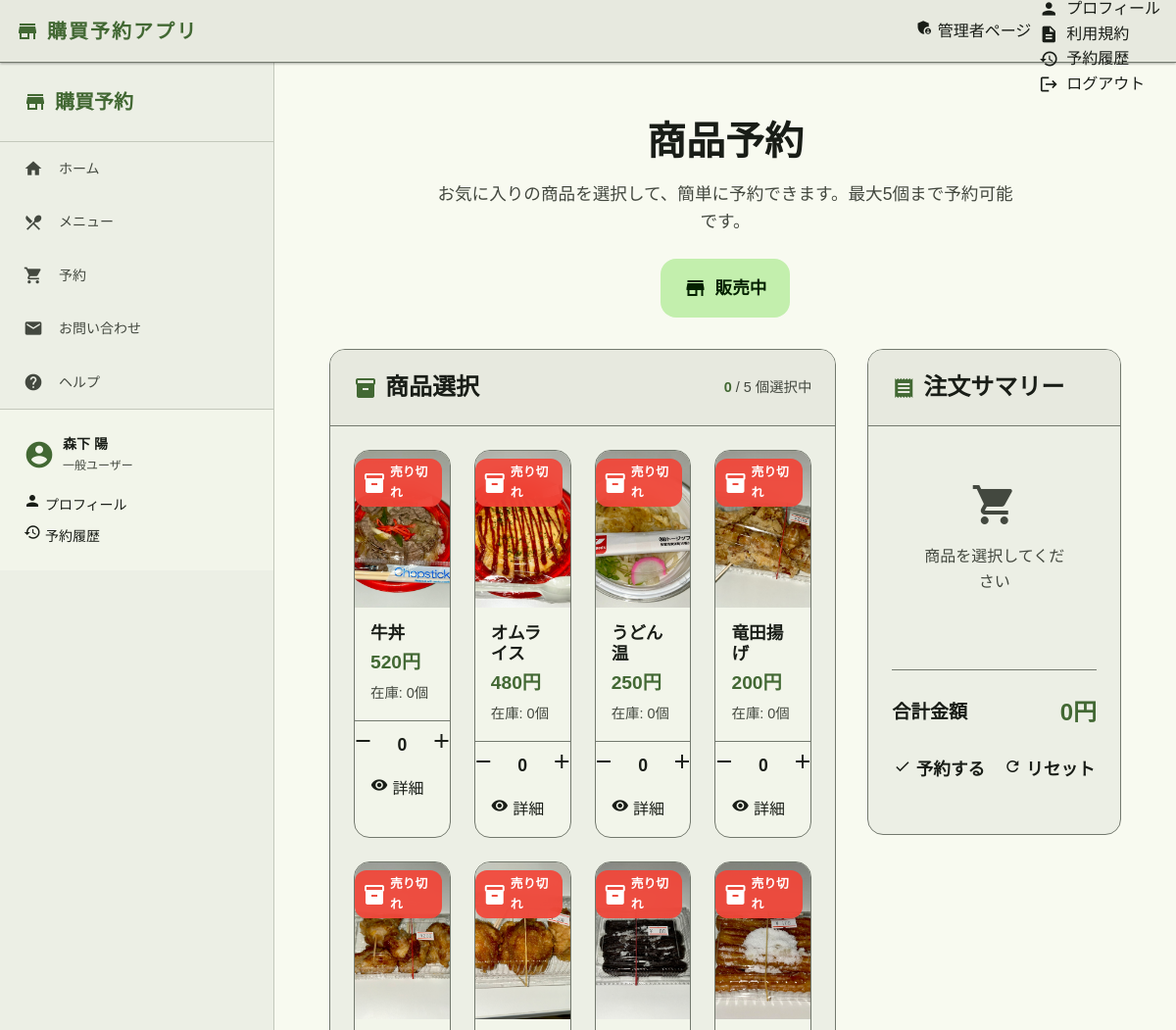
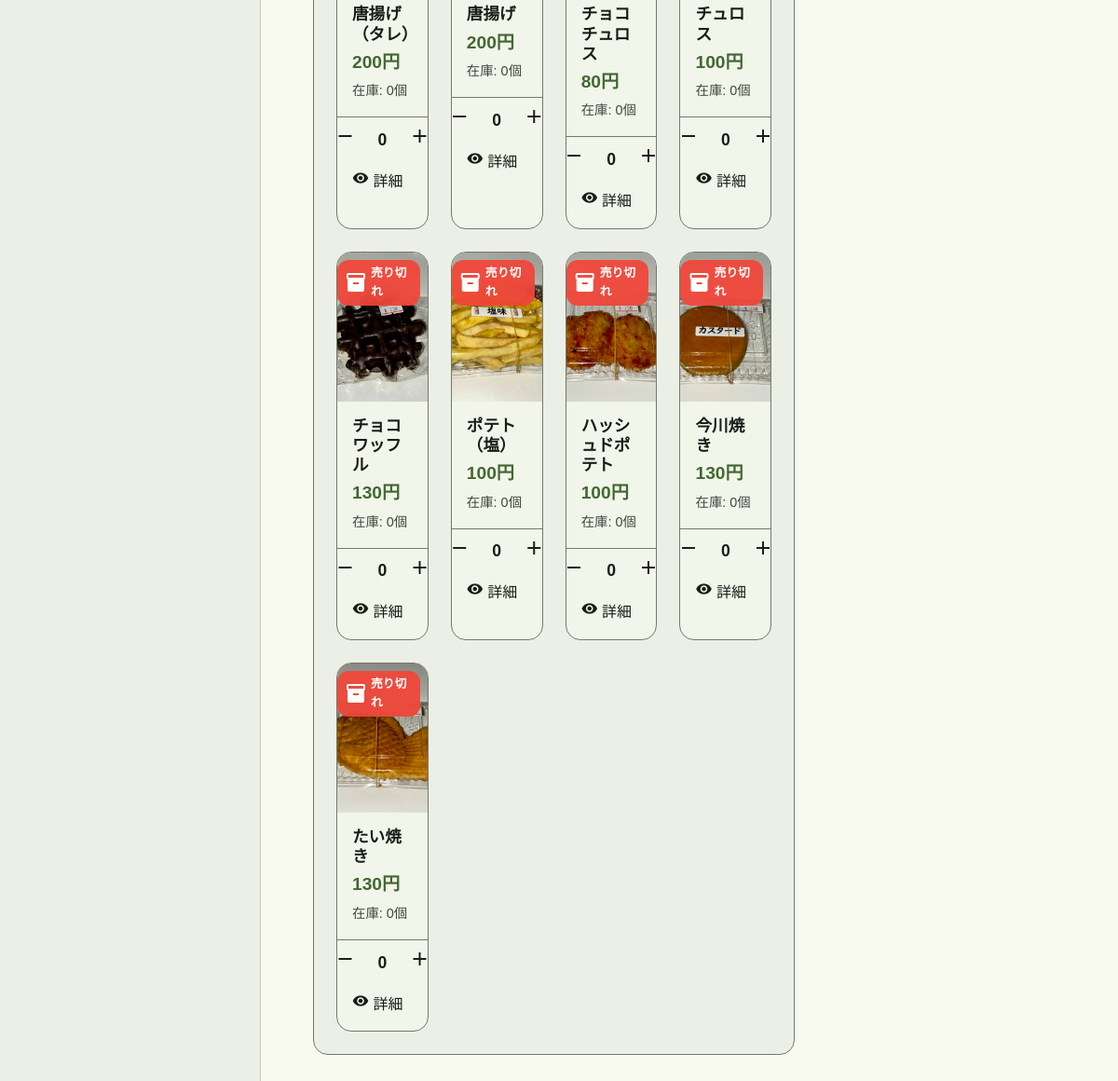
Screenshot of /reserve (signed in) with the database file from the repository (2 pictures, top to bottom).
### kobuy_app/models/models.py (models this page shows, shortened)
class User(UserMixin, db.Model):
    __tablename__ = 'user'
    id = db.Column(db.Integer, primary_key=True)
    lastname = db.Column(db.String, nullable=False)
    firstname = db.Column(db.String, nullable=False)
    email = db.Column(db.String, nullable=False, unique=True)
    grade = db.Column(db.Integer, nullable=False)
    cls = db.Column(db.Integer, nullable=False)
    num = db.Column(db.Integer, nullable=False)
    password_hash = db.Column(db.String, nullable=False)
    roles = db.relationship('Role', secondary=roles_users, backref=db.backref('users', lazy='dynamic'))

class Stock(db.Model):
    __tablename__ = 'stock'
    id = db.Column(db.Integer, db.ForeignKey('menu.id'), primary_key=True)
    today_stock_limit = db.Column(db.Integer)
    today_stock = db.Column(db.Integer)
    menu_item = db.relationship('Menu', foreign_keys=[id])

class Menu(db.Model):
    __tablename__ = 'menu'
    id = db.Column(db.Integer, primary_key=True)
    orders = db.Column(db.Integer, nullable=False, default=0)
    productname = db.Column(db.String(255))
    price = db.Column(db.String(255))
    buy_cnt = db.Column(db.Integer) # 購入された回数
    explanation = db.Column(db.String(255))
    product_image = db.Column(db.String(255))
    category_id = db.Column(db.Integer, db.ForeignKey('menu_category.id'))

### kobuy_app/views.py (the view, shortened to what this page needs)
@app.route("/reserve", methods = ["GET", "POST"])
@login_required
@rule_required
def reserve():
    data = current_webdata("予約ページ")
    menu_items = Menu.query.order_by(Menu.orders).all()
    menu_stock = Stock.query.all()
    menu_category = Menu_category.query.all()
    sale_state = Sale_state.query.filter_by(id=0).first()
    form = ReserveForm()
    if request.method == "GET":
        return render_template("main/reserve.html", data=data, menu_items=menu_items, menu_stock=menu_stock,form=form, sale_state = sale_state, menu_categories = menu_category)

### kobuy_app/__init__.py (called while the page is built)
@login_manager.user_loader
def load_user(user_id):
    return User.query.get(int(user_id))

def login_required(func):
    @wraps(func)
    def decorated_view(*args, **kwargs):
        if request.method in EXEMPT_METHODS or current_app.config.get("LOGIN_DISABLED"):
            pass
        elif not current_user.is_authenticated:
            flash("このページにアクセスするにはログインしてください", "error")
            return current_app.login_manager.unauthorized()
        if callable(getattr(current_app, "ensure_sync", None)):
            return current_app.ensure_sync(func)(*args, **kwargs)
        return func(*args, **kwargs)
    return decorated_view

def rule_required(r):
    @wraps(r)  # デコレーターを適切に扱うためのラッパー
    def decorated_fnc(*args, **kwargs):
        agt = Agreement.query.filter_by(user_id=current_user.id).first()
        if not agt or not agt.agreed:
            return redirect(url_for('rule'))
        return r(*args, **kwargs)  # 元の関数を呼び出す
    return decorated_fnc

### kobuy_app/models/models.py (called while the page is built)
    def __repr__(self):
        return f'<Role {self.name}>'

### kobuy_app/views.py (called while the page is built, shortened)
def current_webdata(webtitle: str) -> dict:
    if current_user.is_authenticated:
        data = {
            "webtitle": webtitle,
            "current_user_id": current_user.id,
            "current_user_email": current_user.email,
            "current_user_lastname": current_user.lastname,
            "current_user_firstname": current_user.firstname,
            "current_user_grade": current_user.grade,
            "current_user_cls": current_user.cls,
            "current_user_num": current_user.num,
            "role": str(current_user.roles)
        }
    return data

### kobuy_app/templates/main/reserve.html (shortened to what this page needs)
{% extends "layout.html" %}
{% block content %}
<div class="reserve-container fade-in">
    <section class="reserve-header">
        <div class="header-content">
            <h1 class="page-heading">商品予約</h1>
            <p class="page-description">
                お気に入りの商品を選択して、簡単に予約できます。最大5個まで予約可能です。
            </p>
        </div>
        <div class="sale-status-card">
            {% if sale_state.state == 1 %}
                <div class="status-indicator active">
                    <span class="material-icons">store</span>
                    <span>販売中</span>
                </div>
            {% else %}
                <div class="status-indicator inactive">
                    <span class="material-icons">store_off</span>
                    <span>販売停止中</span>
                </div>
            {% endif %}
        </div>
    </section>
    <div class="reserve-content">
        <section class="product-section">
            <div class="section-header">
                <h2 class="section-title">
                    <span class="material-icons">inventory</span>
                    商品選択
                </h2>
                <div class="selection-info">
                    <span class="selected-count">0</span> / 5 個選択中
                </div>
            </div>
            <form class="reserve-form" id="reserveForm" method="POST" action="">
                <div class="product-grid">
                {% for menu_item in menu_items %}
                {% for menu_stock in menu_stock %}
                {% if menu_item.id == menu_stock.id %}
                    <div class="product-card" data-id="{{ menu_item.id }}" data-category="{{ menu_item.category_id }}">
                        <div class="product-image">
                        {% if menu_item.product_image %}
                                <img src="{{ url_for('static', filename=menu_item.product_image) }}"
                                     alt="{{ menu_item.productname }}"
                                     class="product-img">
                            {% else %}
                                <div class="no-image">
                                    <span class="material-icons">restaurant</span>
                                </div>
                            {% endif %}
                            {% if menu_stock.today_stock > 0 %}
                                <div class="stock-badge available">
                                    <span class="material-icons">inventory</span>
                                    {{ menu_stock.today_stock }}個
                                </div>
                        {% else %}
                                <div class="stock-badge unavailable">
                                    <span class="material-icons">inventory_2</span>
                                    売り切れ
                                </div>
                        {% endif %}
                    </div>
                        <div class="product-info">
                            <h3 class="product-name">{{ menu_item.productname }}</h3>
                            <div class="product-price" id="r_i_price_{{ menu_item.id }}">{{ menu_item.price }}円</div>
                            <div class="product-stock">
                                在庫: {{ menu_stock.today_stock }}個
                            </div>
                    </div>
                        <div class="quantity-controls">
                            <md-filled-tonal-icon-button
                                id="r_i_decrement_{{ menu_item.id }}"
                                type="button"
                                {% if menu_stock.today_stock <= 0 %}disabled{% endif %}>
                            <span class="material-icons">remove</span>
                        </md-filled-tonal-icon-button>
                            <div class="quantity-display">
                                <span id="r_i_cnt_{{ menu_item.id }}">0</span>
                            </div>
                            <md-filled-tonal-icon-button
                                id="r_i_increment_{{ menu_item.id }}"
                                type="button"
                                {% if menu_stock.today_stock <= 0 %}disabled{% endif %}>
                            <span class="material-icons">add</span>
                        </md-filled-tonal-icon-button>
                        </div>
                        <div class="product-actions">
                            <md-outlined-button
                                id="product_detail_{{ menu_item.id }}"
                                type="button"
                                data-id="{{ menu_item.id }}"
                                class="detail-btn">
                                <span slot="icon" class="material-icons">visibility</span>
                                詳細
                            </md-outlined-button>
                        </div>
                </div>
                {% endif %}
                {% endfor %}
                {% endfor %}
            </div>
        </form>
        </section>
        <section class="order-summary">
            <div class="summary-header">
                <h2 class="section-title">
                    <span class="material-icons">receipt</span>
                    注文サマリー
                </h2>
            </div>
            <div class="summary-content">
                <div class="selected-items" id="selectedItems">
                </div>
                <div class="total-section">
                    <div class="total-row">
                        <span>合計金額</span>
                        <span class="total-price">
                            <span id="total_price">0</span>円
                        </span>
        </div>
    </div>
                <div class="reserve-actions">
                    <div class="action-buttons">
                        <md-filled-button
                            type="button"
                            id="reserve_button"
                            class="reserve-btn"
                            {% if sale_state.state != 1 %}disabled{% endif %}>
                            <span slot="icon" class="material-icons">check</span>
                            予約する
                        </md-filled-button>
                        <md-outlined-button
                            type="button"
                            id="reset_button"
                            class="reset-btn">
                            <span slot="icon" class="material-icons">refresh</span>
                            リセット
                        </md-outlined-button>
                    </div>
        </div>
            </div>
        </section>
    </div>
</div>
{% endblock %}

### kobuy_app/templates/layout.html (shortened to what this page needs)
<!DOCTYPE html>
<html lang="ja">
<head>
    <link href="https://cdn.jsdelivr.net/npm/bootstrap@5.0.2/dist/css/bootstrap.min.css" rel="stylesheet">
    <link rel="stylesheet" type="text/css" href="{{ url_for('static', filename='css/style.css') }}" />
</head>
<body class="noto-sans-jp-regular">
    <header class="app-header">
        <div class="header-container">
            <div class="header-brand">
                <div class="header-title">
                    <span class="material-icons brand-icon">store</span>
                    <span class="brand-text">購買予約アプリ</span>
                </div>
            </div>
            <div class="header-actions">
                {% if current_user.is_authenticated %}
                    {% if data.role == "[<Role admin>]" %}
                        <md-filled-tonal-button href="/admin" class="header-btn admin-btn">
                            <span slot="icon" class="material-icons">admin_panel_settings</span>
                            <span class="btn-text">管理者ページ</span>
                        </md-filled-tonal-button>
                    {% endif %}
                    <div class="user-menu">
                        <md-menu id="user-menu" anchor="user-menu-anchor">
                            <md-menu-item href="/profile">
                                <div slot="headline">
                                    <span class="material-icons">person</span>
                                    プロフィール
                                </div>
                            </md-menu-item>
                            <md-menu-item href="/rule">
                                <div slot="headline">
                                    <span class="material-icons">description</span>
                                    利用規約
                                </div>
                            </md-menu-item>
                            <md-menu-item href="/my_reserved_list">
                                <div slot="headline">
                                    <span class="material-icons">history</span>
                                    予約履歴
                                </div>
                            </md-menu-item>
                            <md-menu-item href="/logout">
                                <div slot="headline">
                                    <span class="material-icons">logout</span>
                                    ログアウト
                                </div>
                            </md-menu-item>
                        </md-menu>
                    </div>
                {% endif %}
            </div>
        </div>
    </header>
    <div class="desktop-layout">
        <nav class="desktop-sidebar only-desktop" id="desktopSidebar" aria-label="デスクトップナビゲーション">
            <div class="sidebar-header">
                <div class="sidebar-brand">
                    <span class="material-icons">store</span>
                    <span class="sidebar-title">購買予約</span>
                </div>
            </div>
            <ul class="sidebar-nav">
                <li class="sidebar-item {% if request.path == '/' %}active{% endif %}">
                    <a class="sidebar-link" href="/" aria-label="ホームページ">
                        <span class="material-icons">home</span>
                        <span class="sidebar-text">ホーム</span>
                    </a>
                </li>
                <li class="sidebar-item {% if request.path == '/menu' %}active{% endif %}">
                    <a class="sidebar-link" href="/menu" aria-label="メニューページ">
                        <span class="material-icons">restaurant_menu</span>
                        <span class="sidebar-text">メニュー</span>
                    </a>
                </li>
                <li class="sidebar-item {% if request.path == '/reserve' %}active{% endif %}">
                    <a class="sidebar-link" href="/reserve" aria-label="予約ページ">
                        <span class="material-icons">shopping_cart</span>
                        <span class="sidebar-text">予約</span>
                    </a>
                </li>
                <li class="sidebar-item {% if request.path == '/contact' %}active{% endif %}">
                    <a class="sidebar-link" href="/contact" aria-label="お問い合わせページ">
                        <span class="material-icons">mail</span>
                        <span class="sidebar-text">お問い合わせ</span>
                    </a>
                </li>
                <li class="sidebar-item {% if request.path == '/help' %}active{% endif %}">
                    <a class="sidebar-link" href="/help" aria-label="ヘルプページ">
                        <span class="material-icons">help</span>
                        <span class="sidebar-text">ヘルプ</span>
                    </a>
                </li>
            </ul>
            {% if current_user.is_authenticated %}
            <div class="sidebar-user">
                <div class="user-info">
                    <span class="material-icons">account_circle</span>
                    <div class="user-details">
                        <span class="user-name">{{ data.current_user_lastname }} {{ data.current_user_firstname }}</span>
                        <span class="user-role">一般ユーザー</span>
                    </div>
                </div>
                <div class="user-actions">
                    <md-filled-tonal-button href="/profile" class="user-action-btn">
                        <span slot="icon" class="material-icons">person</span>
                        プロフィール
                    </md-filled-tonal-button>
                    <md-filled-tonal-button href="/my_reserved_list" class="user-action-btn">
                        <span slot="icon" class="material-icons">history</span>
                        予約履歴
                    </md-filled-tonal-button>
                </div>
            </div>
            {% endif %}
        </nav>
        <main class="app-main" id="main-content">
            <div class="page-content">
                {% block content %}
                {% endblock %}
            </div>
        </main>
    </div>
</body>
</html>

### rows the page displays
User: current_user_lastname "森下"
Menu: productname "牛丼", price "520"
Stock: product_image (picture), shows "売り切れ", today_stock "0"
Menu: productname "オムライス", price "480"
Stock: product_image (picture), shows "売り切れ", today_stock "0"
Menu: productname "うどん 温", price "250"
Stock: product_image (picture), shows "売り切れ", today_stock "0"
Menu: productname "竜田揚げ", price "200"
Stock: product_image (picture), shows "売り切れ", today_stock "0"
Menu: productname "唐揚げ（タレ）", price "200"
Stock: product_image (picture), shows "売り切れ", today_stock "0"
Menu: productname "唐揚げ", price "200"
Stock: product_image (picture), shows "売り切れ", today_stock "0"
Menu: productname "チョコチュロス", price "80"
Stock: product_image (picture), shows "売り切れ", today_stock "0"
Menu: productname "チュロス", price "100"
Stock: product_image (picture), shows "売り切れ", today_stock "0"
Menu: productname "チョコワッフル", price "130"
Stock: product_image (picture), shows "売り切れ", today_stock "0"
Menu: productname "ポテト（塩）", price "100"
Stock: product_image (picture), shows "売り切れ", today_stock "0"
Menu: productname "ハッシュドポテト", price "100"
Stock: product_image (picture), shows "売り切れ", today_stock "0"
Menu: productname "今川焼き", price "130"
Stock: product_image (picture), shows "売り切れ", today_stock "0"
Menu: productname "たい焼き", price "130"
Stock: product_image (picture), shows "売り切れ", today_stock "0"

### other values shown
{{ data.current_user_firstname }} "陽"
